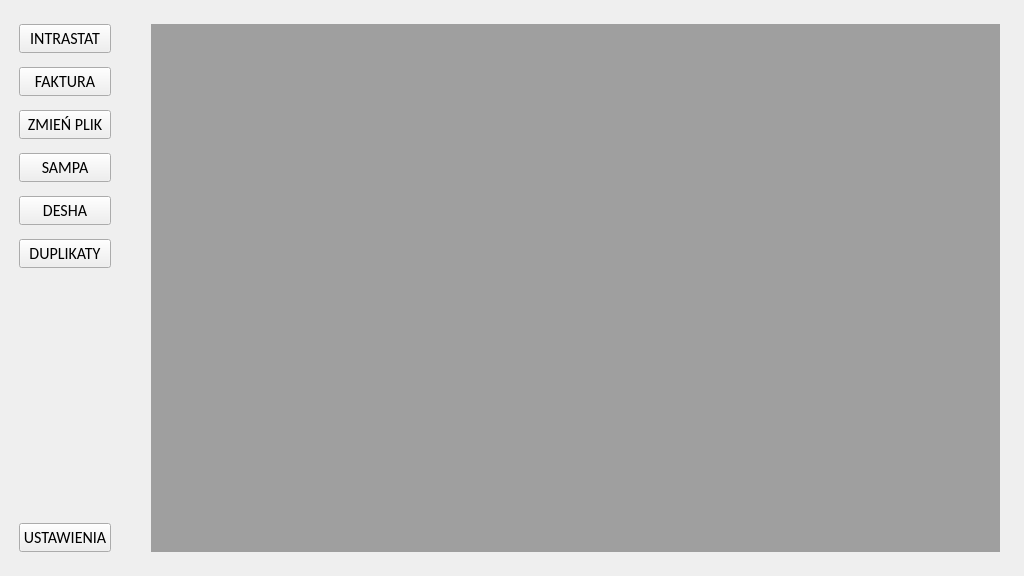
<?xml version="1.0" encoding="UTF-8"?>
<ui version="4.0">
 <class>MainWindow</class>
 <widget class="QMainWindow" name="MainWindow">
  <property name="windowModality">
   <enum>Qt::NonModal</enum>
  </property>
  <property name="enabled">
   <bool>true</bool>
  </property>
  <property name="geometry">
   <rect>
    <x>0</x>
    <y>0</y>
    <width>1024</width>
    <height>576</height>
   </rect>
  </property>
  <property name="minimumSize">
   <size>
    <width>640</width>
    <height>360</height>
   </size>
  </property>
  <property name="font">
   <font>
    <family>Calibri</family>
    <pointsize>12</pointsize>
    <weight>50</weight>
    <bold>false</bold>
    <kerning>true</kerning>
   </font>
  </property>
  <property name="mouseTracking">
   <bool>false</bool>
  </property>
  <property name="windowTitle">
   <string>Pomocnik</string>
  </property>
  <property name="toolTip">
   <string/>
  </property>
  <property name="tabShape">
   <enum>QTabWidget::Rounded</enum>
  </property>
  <property name="unifiedTitleAndToolBarOnMac">
   <bool>false</bool>
  </property>
  <widget class="QWidget" name="centralwidget">
   <property name="mouseTracking">
    <bool>true</bool>
   </property>
   <layout class="QGridLayout" name="gridLayout_2">
    <item row="0" column="0">
     <layout class="QGridLayout" name="gridLayout">
      <property name="leftMargin">
       <number>10</number>
      </property>
      <property name="topMargin">
       <number>15</number>
      </property>
      <property name="rightMargin">
       <number>15</number>
      </property>
      <property name="bottomMargin">
       <number>15</number>
      </property>
      <property name="horizontalSpacing">
       <number>40</number>
      </property>
      <property name="verticalSpacing">
       <number>14</number>
      </property>
      <item row="3" column="0">
       <widget class="QPushButton" name="sampa_btn">
        <property name="text">
         <string>SAMPA</string>
        </property>
       </widget>
      </item>
      <item row="2" column="0">
       <widget class="QPushButton" name="convert_btn">
        <property name="text">
         <string>ZMIEŃ PLIK</string>
        </property>
       </widget>
      </item>
      <item row="6" column="0">
       <spacer name="verticalSpacer">
        <property name="orientation">
         <enum>Qt::Vertical</enum>
        </property>
        <property name="sizeHint" stdset="0">
         <size>
          <width>20</width>
          <height>40</height>
         </size>
        </property>
       </spacer>
      </item>
      <item row="1" column="0">
       <widget class="QPushButton" name="invoice_btn">
        <property name="sizePolicy">
         <sizepolicy hsizetype="Minimum" vsizetype="Minimum">
          <horstretch>0</horstretch>
          <verstretch>0</verstretch>
         </sizepolicy>
        </property>
        <property name="text">
         <string>FAKTURA</string>
        </property>
       </widget>
      </item>
      <item row="0" column="0">
       <widget class="QPushButton" name="intrastat_btn">
        <property name="sizePolicy">
         <sizepolicy hsizetype="Minimum" vsizetype="Minimum">
          <horstretch>0</horstretch>
          <verstretch>0</verstretch>
         </sizepolicy>
        </property>
        <property name="text">
         <string>INTRASTAT</string>
        </property>
        <property name="checkable">
         <bool>false</bool>
        </property>
        <property name="autoRepeat">
         <bool>false</bool>
        </property>
        <property name="autoExclusive">
         <bool>false</bool>
        </property>
       </widget>
      </item>
      <item row="7" column="0">
       <widget class="QPushButton" name="settings_btn">
        <property name="sizePolicy">
         <sizepolicy hsizetype="Minimum" vsizetype="Minimum">
          <horstretch>0</horstretch>
          <verstretch>0</verstretch>
         </sizepolicy>
        </property>
        <property name="maximumSize">
         <size>
          <width>16777215</width>
          <height>40</height>
         </size>
        </property>
        <property name="text">
         <string>USTAWIENIA</string>
        </property>
       </widget>
      </item>
      <item row="4" column="0">
       <widget class="QPushButton" name="desha_btn">
        <property name="text">
         <string>DESHA</string>
        </property>
       </widget>
      </item>
      <item row="0" column="1" rowspan="8">
       <widget class="QMdiArea" name="mdiArea"/>
      </item>
      <item row="5" column="0">
       <widget class="QPushButton" name="duplicates_btn">
        <property name="text">
         <string>DUPLIKATY</string>
        </property>
       </widget>
      </item>
     </layout>
    </item>
   </layout>
  </widget>
 </widget>
 <resources/>
 <connections/>
</ui>
